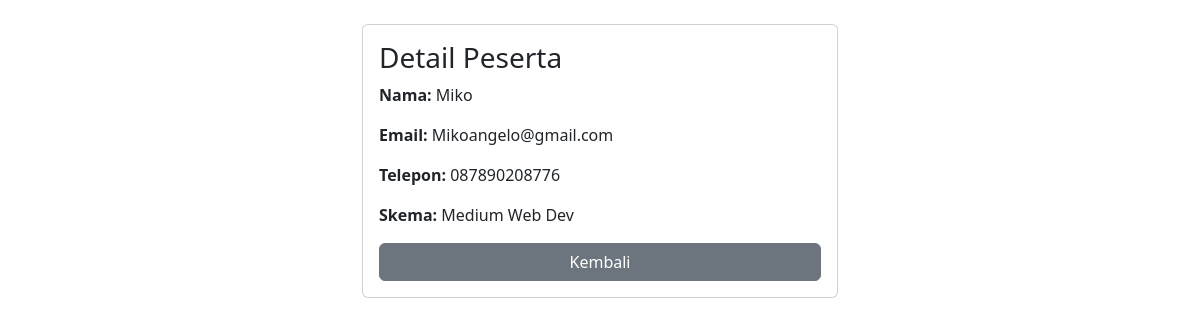
The app's page /detail_peserta.php?id=1 (signed in) with its own data.
### tables this page shows
CREATE TABLE IF NOT EXISTS `peserta` (
  `id_peserta` int(11) NOT NULL AUTO_INCREMENT,
  `nama_peserta` varchar(100) NOT NULL,
  `username` varchar(50) DEFAULT NULL,
  `password` varchar(255) DEFAULT NULL,
  `email` varchar(100) NOT NULL,
  `telepon` varchar(15) NOT NULL,
  `id_skema` int(11) NOT NULL,
  PRIMARY KEY (`id_peserta`),
  KEY `id_skema` (`id_skema`),
  CONSTRAINT `fk_peserta_skema` FOREIGN KEY (`id_skema`) REFERENCES `skema` (`id_skema`) ON DELETE CASCADE ON UPDATE CASCADE
);

CREATE TABLE IF NOT EXISTS `skema` (
  `id_skema` int(11) NOT NULL AUTO_INCREMENT,
  `kode_skema` varchar(20) NOT NULL,
  `nama_skema` varchar(100) NOT NULL,
  PRIMARY KEY (`id_skema`)
);

### detail_peserta.php (the view, shortened to what this page needs)
<?php
require 'koneksi.php';
$stmt = $koneksi->prepare("SELECT p.*, s.nama_skema FROM peserta p JOIN skema s ON p.id_skema = s.id_skema WHERE p.id_peserta = ?");
$stmt->execute([$_GET['id']]);
$row = $stmt->fetch();
?>
<!DOCTYPE html>
<html>
<head>
    <link href="https://cdn.jsdelivr.net/npm/bootstrap@5.3.0/dist/css/bootstrap.min.css" rel="stylesheet">
</head>
<body class="p-4">
    <div class="container" style="max-width: 500px;">
        <div class="card p-3">
            <h3>Detail Peserta</h3>
            <p><strong>Nama:</strong> <?= $row['nama_peserta'] ?></p>
            <p><strong>Email:</strong> <?= $row['email'] ?></p>
            <p><strong>Telepon:</strong> <?= $row['telepon'] ?></p>
            <p><strong>Skema:</strong> <?= $row['nama_skema'] ?></p>
            <a href="peserta.php" class="btn btn-secondary w-100">Kembali</a>
        </div>
    </div>
</body>
</html>

### records on screen
peserta: nama_peserta "Miko", email "Mikoangelo@gmail.com", telepon "087890208776", id_skema.nama_skema "Medium Web Dev"
